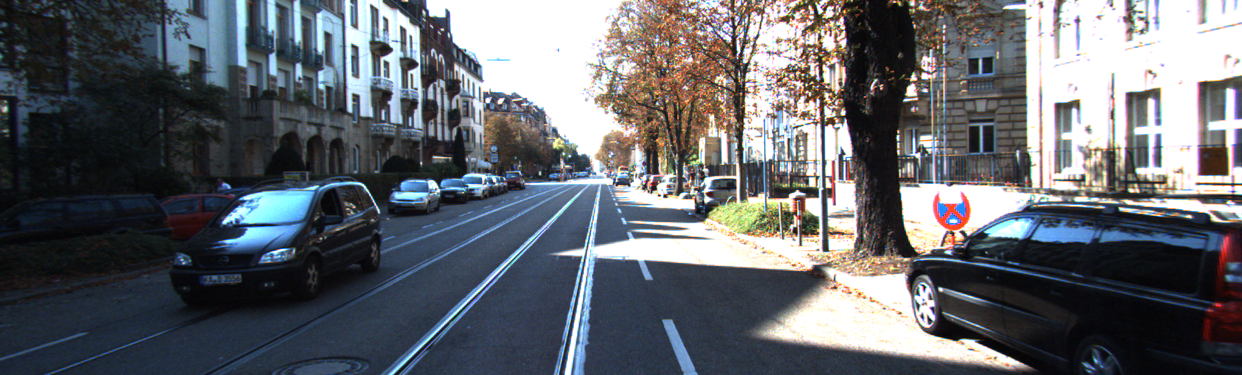
%> input picture Input images/1L.png, 1242 x 375 px
$ octave main.m   (GNU Octave 9; MATLAB toolbox functions it lacks are replaced by stand-ins)
%> lines starting %> are read from the running program, lines starting %| are printed output that depends on the picture
### Evaluation/disp_read.m
function D = disp_read (filename)
% loads disparity map D from png file
% for details see readme.txt

I = imread(filename);
D = double(I)/256;
D(I==0) = -1;

### sub/LoadParameters.m
function PAR= LoadParameters()
PAR.verbosity=0;
PAR.pixelsamRate=1;
PAR.pyramidLR=4;
PAR.pyramid1to2=4;
PAR.LKhorizon=7;
PAR.horANDvertRatio=1.5;
PAR.LKhorizon1to2=7;
PAR.horANDvertRatio1to2=1;
PAR.tresh=0.0358;

PAR.sigma=6;
PAR.GFsigma=7.67;
PAR.REJtresh=0.53;
PAR.phaseLR=2;
PAR.FLtresh1=0.92;
PAR.REJsigma=6.68;
PAR.phaseLR1=14;
PAR.distTH=0.14;
PAR.BINnum=45;
PAR.blockX=29;
PAR.blockY=5;
PAR.distt=14;
PAR.phaseLR11=45;
end

### Evaluation/flow_read.m
function F = flow_read (filename)
% loads flow field F from png file
% for details see readme.txt

I = double(imread(filename));

F_u = (I(:,:,1)-2^15)/64;
F_v = (I(:,:,2)-2^15)/64;
F_valid = min(I(:,:,3),1);
F_u(F_valid==0) = 0;
F_v(F_valid==0) = 0;
F(:,:,1) = F_u;
F(:,:,2) = F_v;
F(:,:,3) = F_valid;

### main.m
clc
clear
close all
tau = [3 0.05];x=1;

addpath 'sub'
addpath 'Evaluation'
addpath 'Input images'
addpath 'Ground truth'

% % Parameter Definition
PAR= LoadParameters();

% % module Active and Deactivation
PAR.inlier=1;
PAR.fine=1;
PAR.coarse=1;
PAR.post=1;

%% Start Algorithm
% all pixel adresses
Allpix =load('ALLpixelAdress.mat');Allpix=Allpix.CG;
Allpix=Allpix(1:PAR.pixelsamRate:end,:);
% scene images
I1_l =imread('1L.png');
%> I1_l is the input picture: size 375x1242x3 uint8; mean R, G, B 98.9, 102.1, 107.6
I1_r = imread('1R.png');
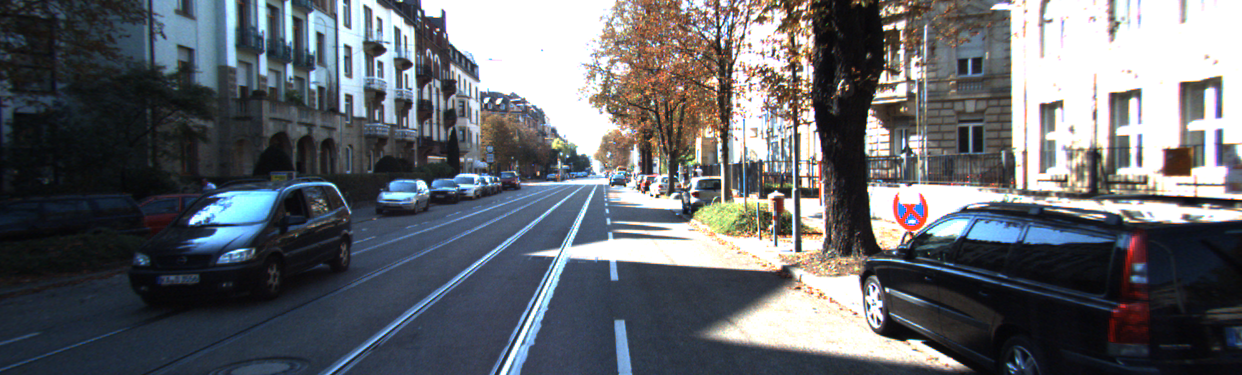
%> input picture Input images/1R.png, 1242 x 375 px
%> I1_r is the input picture: size 375x1242x3 uint8; mean R, G, B 100.2, 103.4, 108.5
I2_l = imread('2L.png');
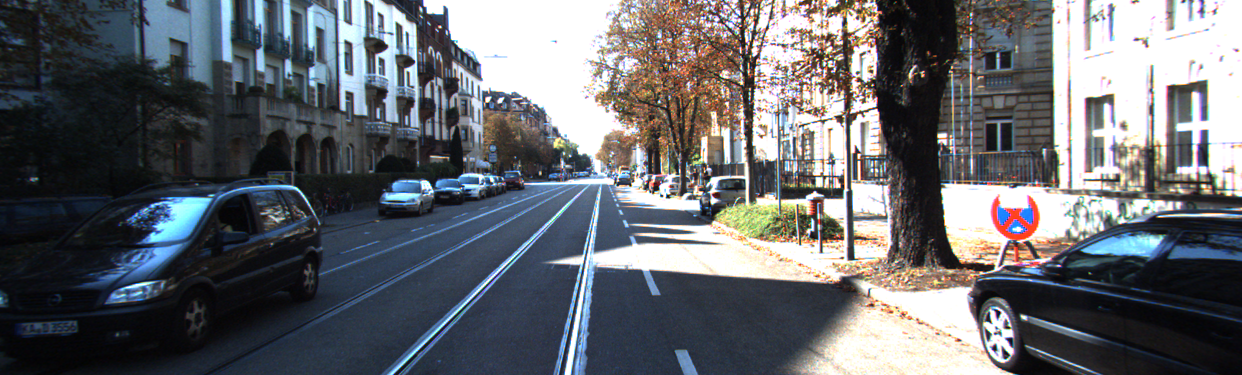
%> input picture Input images/2L.png, 1242 x 375 px
%> I2_l is the input picture: size 375x1242x3 uint8; mean R, G, B 101.5, 104.2, 108.9
I2_r = imread('2R.png');
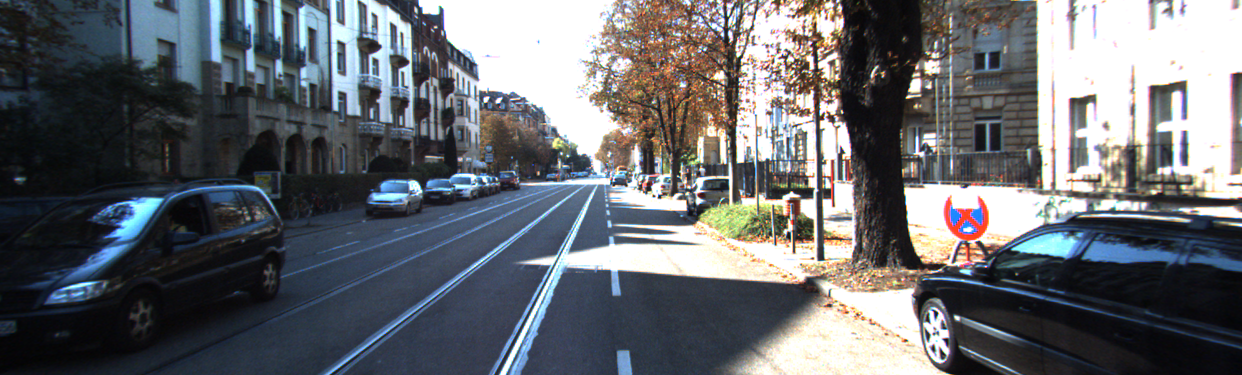
%> input picture Input images/2R.png, 1242 x 375 px
%> I2_r is the input picture: size 375x1242x3 uint8; mean R, G, B 102.4, 105.4, 110
% ground truth
D1_gt = disp_read('D1GT.png');
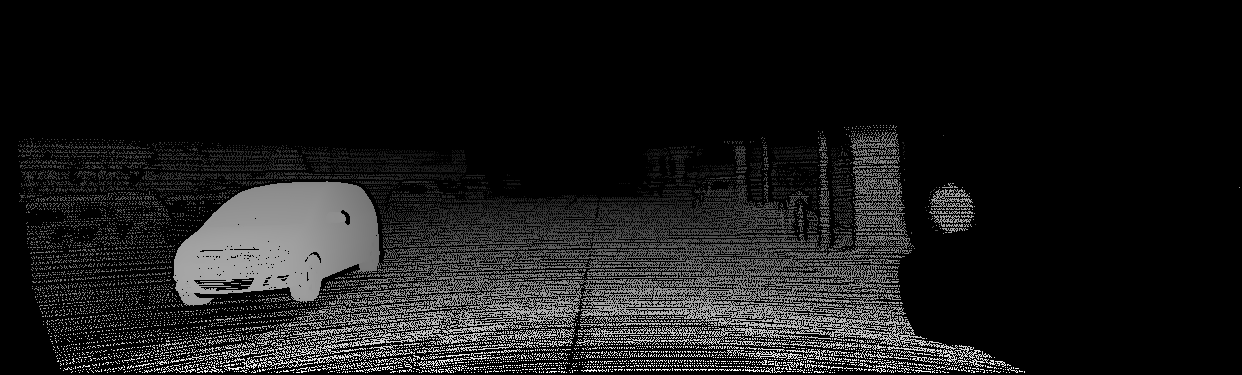
%> input picture Ground truth/D1GT.png, 1242 x 375 px
%> in disp_read, I is the input picture: size 375x1242 uint16; min 0, max 16406, mean 1634.3
D2_gt = disp_read('D2GT.png');
%> call 2 of disp_read, with filename = 'D2GT.png'
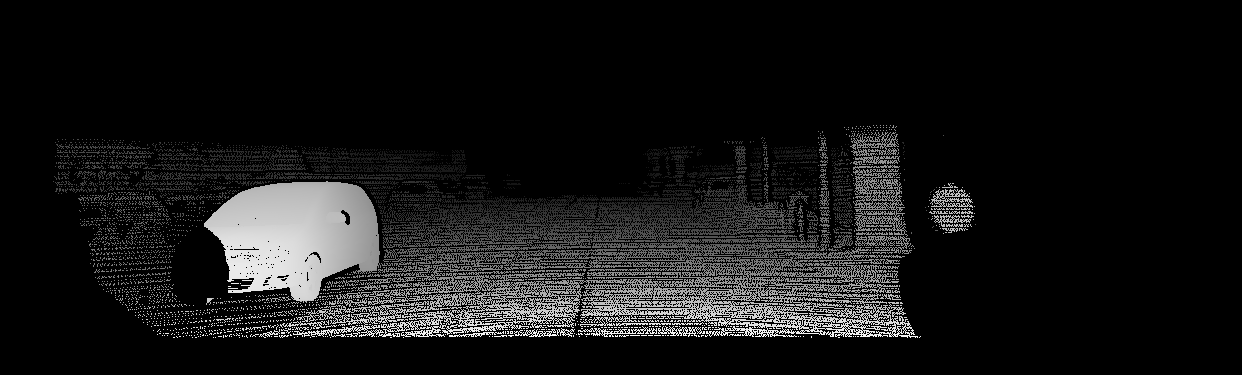
%> input picture Ground truth/D2GT.png, 1242 x 375 px
%> in disp_read, I is the input picture: size 375x1242 uint16; min 0, max 16619, mean 1427.4
F_gt  = flow_read('FlowGT.png');
%> the run ends on the next line
